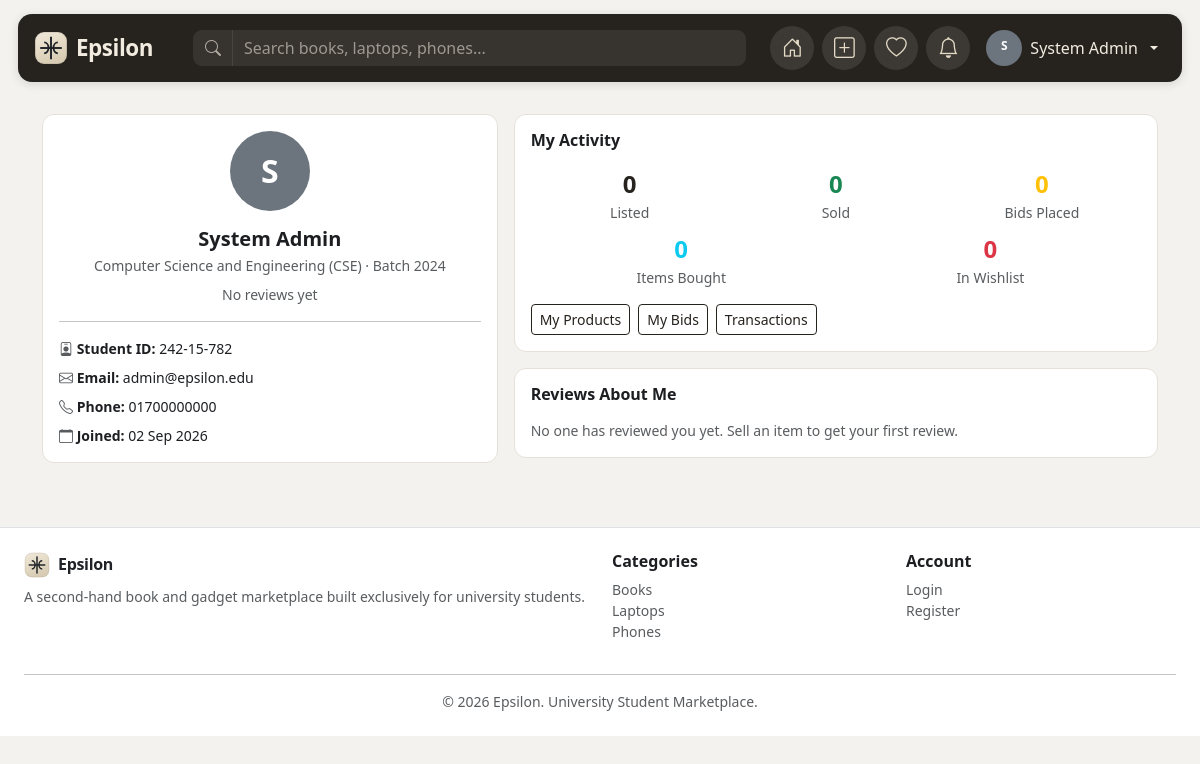
The page /user/profile.php (signed in) on the database its author committed.
### tables this page shows
CREATE TABLE User (
    user_id      INT AUTO_INCREMENT PRIMARY KEY,
    student_id   VARCHAR(20)  NOT NULL UNIQUE,
    full_name    VARCHAR(100) NOT NULL,
    department   VARCHAR(100) NOT NULL,
    batch        VARCHAR(20)  NOT NULL,
    email        VARCHAR(100) NOT NULL UNIQUE,
    phone        VARCHAR(20)  NOT NULL,
    password     VARCHAR(255) NOT NULL,                
    role         ENUM('student', 'admin') NOT NULL DEFAULT 'student',
    status       ENUM('active', 'banned') NOT NULL DEFAULT 'active',
    created_at   TIMESTAMP NOT NULL DEFAULT CURRENT_TIMESTAMP
);

### includes/functions.php (called while the page is built, shortened)
<?php
function sanitize($value) {
    return htmlspecialchars(trim($value), ENT_QUOTES, 'UTF-8');
}
function fetchOne($conn, $sql, $types = '', $params = []) {
    $stmt = mysqli_prepare($conn, $sql);
    if ($types !== '') {
        mysqli_stmt_bind_param($stmt, $types, ...$params);
    }
    mysqli_stmt_execute($stmt);
    $result = mysqli_stmt_get_result($stmt);
    $row = mysqli_fetch_assoc($result);
    return $row ?: null;
}
function getSellerRating($conn, $sellerId) {
    $sql = "SELECT AVG(rating) AS avg_rating, COUNT(*) AS total FROM Review WHERE seller_id = ?";
    $stmt = mysqli_prepare($conn, $sql);
    mysqli_stmt_bind_param($stmt, 'i', $sellerId);
    mysqli_stmt_execute($stmt);
    $result = mysqli_stmt_get_result($stmt);
    $row = mysqli_fetch_assoc($result);
    return $row;
}

### user/profile.php (the view, shortened to what this page needs)
<?php
require_once $_SERVER['DOCUMENT_ROOT'] . '/PROJECT12/config/db.php';
require_once $_SERVER['DOCUMENT_ROOT'] . '/PROJECT12/includes/functions.php';
$userId = (int) $_SESSION['user_id'];
$user = fetchOne($conn, "SELECT * FROM User WHERE user_id = ?", 'i', [$userId]);
$stats = fetchOne($conn, "
    SELECT
      (SELECT COUNT(*) FROM Product WHERE seller_id = ?)                          AS products_listed,
      (SELECT COUNT(*) FROM Product WHERE seller_id = ? AND status = 'Sold')      AS products_sold,
      (SELECT COUNT(*) FROM Bid WHERE buyer_id = ?)                               AS bids_placed,
      (SELECT COUNT(*) FROM Transaction WHERE buyer_id = ?)                       AS items_bought,
      (SELECT COUNT(*) FROM Wishlist WHERE user_id = ?)                           AS wishlist_items",
    'iiiii', [$userId, $userId, $userId, $userId, $userId]);
$rating = getSellerRating($conn, $userId);
$reviewStmt = mysqli_prepare($conn, "
    SELECT r.rating, r.comment, r.created_at, u.full_name AS buyer_name, p.title
    FROM Review r
    INNER JOIN User u        ON r.buyer_id       = u.user_id
    INNER JOIN Transaction t ON r.transaction_id = t.transaction_id
    INNER JOIN Product p     ON t.product_id     = p.product_id
    WHERE r.seller_id = ?
    ORDER BY r.created_at DESC");
mysqli_stmt_bind_param($reviewStmt, 'i', $userId);
mysqli_stmt_execute($reviewStmt);
$reviews = mysqli_stmt_get_result($reviewStmt);
require_once $_SERVER['DOCUMENT_ROOT'] . '/PROJECT12/includes/header.php';
?>
<div class="container py-4">
  <div class="row justify-content-center g-3">
    <div class="col-12 col-lg-5">
      <div class="cx-sidebar-card text-center">
        <span class="badge rounded-circle bg-secondary d-inline-flex align-items-center justify-content-center"
              style="width:80px;height:80px;font-size:2rem;">
          <?php echo strtoupper(substr($user['full_name'], 0, 1)); ?>
        </span>
        <h5 class="fw-bold mt-3 mb-1"><?php echo sanitize($user['full_name']); ?></h5>
        <p class="text-muted small mb-2"><?php echo sanitize($user['department']); ?> &middot; Batch <?php echo sanitize($user['batch']); ?></p>
        <?php if ($rating['total'] > 0): ?>
          <div class="rating-stars mb-2">
            <?php for ($i = 1; $i <= 5; $i++): ?>
              <i class="bi bi-star<?php echo $i <= round($rating['avg_rating']) ? '-fill' : ''; ?>"></i>
            <?php endfor; ?>
            <span class="text-muted small">
              <?php echo round($rating['avg_rating'], 1); ?> from <?php echo $rating['total']; ?> review<?php echo $rating['total'] > 1 ? 's' : ''; ?>
            </span>
          </div>
        <?php else: ?>
          <p class="text-muted small mb-2">No reviews yet</p>
        <?php endif; ?>
        <hr>
        <div class="text-start small">
          <div class="mb-2"><i class="bi bi-person-badge text-muted"></i> <strong>Student ID:</strong> <?php echo sanitize($user['student_id']); ?></div>
          <div class="mb-2"><i class="bi bi-envelope text-muted"></i> <strong>Email:</strong> <?php echo sanitize($user['email']); ?></div>
          <div class="mb-2"><i class="bi bi-telephone text-muted"></i> <strong>Phone:</strong> <?php echo sanitize($user['phone']); ?></div>
          <div><i class="bi bi-calendar text-muted"></i> <strong>Joined:</strong> <?php echo date('d M Y', strtotime($user['created_at'])); ?></div>
        </div>
      </div>
    </div>
    <div class="col-12 col-lg-7">
      <div class="cx-sidebar-card">
        <h6 class="fw-bold mb-3">My Activity</h6>
        <div class="row g-2 text-center">
          <div class="col-4">
            <div class="fs-4 fw-bold text-primary"><?php echo $stats['products_listed']; ?></div>
            <div class="small text-muted">Listed</div>
          </div>
          <div class="col-4">
            <div class="fs-4 fw-bold text-success"><?php echo $stats['products_sold']; ?></div>
            <div class="small text-muted">Sold</div>
          </div>
          <div class="col-4">
            <div class="fs-4 fw-bold text-warning"><?php echo $stats['bids_placed']; ?></div>
            <div class="small text-muted">Bids Placed</div>
          </div>
          <div class="col-6 mt-2">
            <div class="fs-4 fw-bold text-info"><?php echo $stats['items_bought']; ?></div>
            <div class="small text-muted">Items Bought</div>
          </div>
          <div class="col-6 mt-2">
            <div class="fs-4 fw-bold text-danger"><?php echo $stats['wishlist_items']; ?></div>
            <div class="small text-muted">In Wishlist</div>
          </div>
        </div>
        <div class="d-flex flex-wrap gap-2 mt-3">
          <a href="<?php echo BASE_URL; ?>/user/product/my_products.php" class="btn btn-sm btn-outline-brand">My Products</a>
          <a href="<?php echo BASE_URL; ?>/user/bid/my_bids.php" class="btn btn-sm btn-outline-brand">My Bids</a>
          <a href="<?php echo BASE_URL; ?>/user/transaction/index.php" class="btn btn-sm btn-outline-brand">Transactions</a>
        </div>
      </div>
      <div class="cx-sidebar-card">
        <h6 class="fw-bold mb-3">Reviews About Me</h6>
        <?php if (mysqli_num_rows($reviews) === 0): ?>
          <p class="text-muted small mb-0">No one has reviewed you yet. Sell an item to get your first review.</p>
        <?php endif; ?>
      </div>
    </div>
  </div>
</div>
<?php require_once $_SERVER['DOCUMENT_ROOT'] . '/PROJECT12/includes/footer.php'; ?>

### assets/css/style.css (style rules this page uses)
:root { --brand-primary: #26221d; --brand-primary-dark: #14110d; --brand-cream: #e4dac5; --brand-cream-light: #f2ece0; --brand-bg: #f4f2ee; --brand-card-bg: #ffffff; --brand-border: #e5e1d8; --brand-text-muted: #6f6a60; --brand-chip-bg: #efe9dc; --brand-hatch: #e8e3d7; --brand-serif: Georgia, "Iowan Old Style", "Times New Roman", serif; }
body { background-color: var(--brand-bg); font-family: "Segoe UI", Roboto, Arial, sans-serif; color: #1c1e21; }
a { text-decoration: none; color: var(--brand-primary); }
.text-primary { color: var(--brand-primary) !important; }
.cx-sidebar-card { background: var(--brand-card-bg); border: 1px solid var(--brand-border); border-radius: 12px; padding: 1rem; margin-bottom: 1rem; }
.btn-outline-brand { border-color: var(--brand-primary); color: var(--brand-primary); }
html, body { max-width: 100%; overflow-x: hidden; overflow-x: clip; }

### rows shown on the page
user: full_name "S", full_name "System Admin", department "Computer Science and Engineering (CSE)", batch "2024", student "242-15-782", email "admin@epsilon.edu", phone "01700000000", created_at "02 Sep 2026"

### other values the page prints
substr($_SESSION['full_name'] ?? 'U', 0, 1) "S"
$_SESSION['full_name'] "System Admin"
$stats['products_listed'] "0"
$stats['products_sold'] "0"
$stats['bids_placed'] "0"
$stats['items_bought'] "0"
$stats['wishlist_items'] "0"
